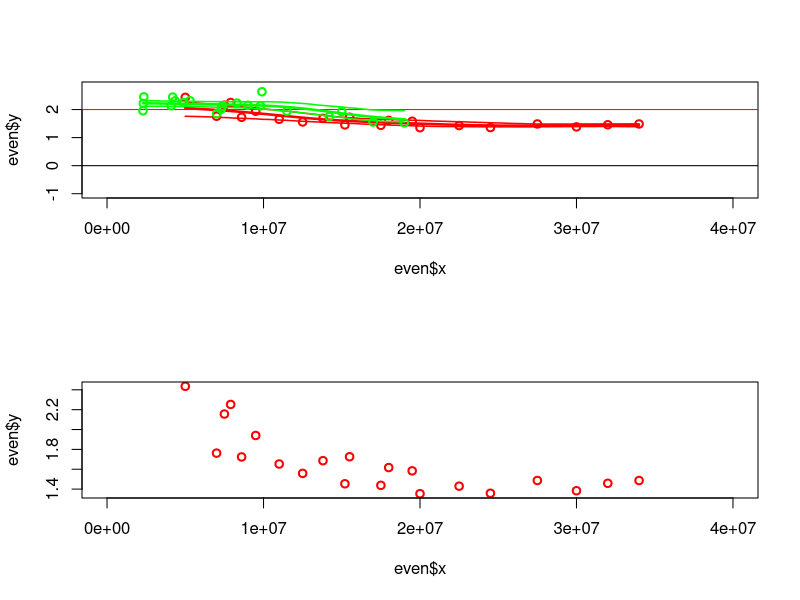

Write R code to recreate this figure.
evenR<-c(5*10^6,7.0*10^6,7.5*10^6,7.9*10^6,8.6*10^6,9.5*10^6,1.1*10^7,1.8*10^7,1.25*10^7,1.38*10^7,1.52*10^7,1.55*10^7,1.75*10^7,1.95*10^7,2.00*10^7,2.25*10^7,2.45*10^7,2.75*10^7,3*10^7,3.2*10^7,3.4*10^7)
evenW<-c(2.4354,1.7624,2.156,2.25263,1.724,1.94,1.6528,1.6169,1.5586,1.68638,1.45368,1.7258,1.438,1.58396,1.35369,1.42963,1.3583,1.48683,1.38368,1.45863,1.48645)
oddR<-c(2.3*10^6,2.32*10^6,2.35*10^6,4.1*10^6,4.2*10^6,4.35*10^6,4.9*10^6,5.3*10^6,7*10^6,7.3*10^6,7.35*10^6,8.3*10^6,9*10^6,9.8*10^6,9.9*10^6,1.15*10^7,1.42*10^7,1.5*10^7,1.7*10^7,1.9*10^7)
oddW<-c(1.95564,2.221,2.454,2.135,2.445,2.312,2.25123,2.3135,1.850,2.013215,2.1185,2.23135,2.15155,2.13145,2.6364,1.94264,1.7483,1.928546,1.55364,1.5253)
odd<-data.frame(x=oddR,y=oddW)
even<-data.frame(x=evenR,y=evenW)
pooled<-data.frame(x=c(evenR,oddR),y=c(evenW,oddW))
par(mfrow=c(2,1))
n=length(even$x)
plot(even$x,even$y,ylim=c(-1,2.83),xlim=c(0*10^6,4*10^7),col="red",lwd=2)
T<-ksmooth(even$x/10^7,even$y,"normal",bandwidth=0.87,n.points=200)
lines(T$x*10^7,T$y,col="red",lwd=2.5)
D<-T$y[2:200]-T$y[1:199]

lines(c(-4*10**8,4*10**8),c(2,2),col="red")
B=1000
M=matrix(NA,200,B)
for (i in seq(1:B)){
permutation<-sample(1:n, replace=TRUE)
X=even$x[permutation[1:n]]
Y=even$y[permutation[1:n]]
M[1:200,i]<-ksmooth(X/10^7,Y,"normal",bandwidth=0.87,n.points=200)$y}
N=M[2:200,]-M[1:199,]
M=apply(M,1,sort)
N=apply(N,1,sort)
Upper=M[round(0.975*B),]
Lower=M[round(0.025*B),]
DUpper=N[round(0.975*B),]
DLower=N[round(0.025*B),]
lines(T$x*10^7,Lower,col="red",lwd=1.5)
lines(T$x*10^7,Upper,col="red",lwd=1.5)


points(odd$x,odd$y,col="green",lwd=2)
T<-ksmooth(odd$x/10^7,odd$y,"normal",bandwidth=0.87,n.points=200)
lines(T$x*10^7,T$y,col="green",lwd=2.5)
D<-T$y[2:200]-T$y[1:199]

lines(c(-4*10**8,4*10**8),c(0,0),col="black")
B=1000
n=length(odd$x)
M=matrix(NA,200,B)
for (i in seq(1:B)){
permutation<-sample(1:n, replace=TRUE)
X=odd$x[permutation[1:n]]
Y=odd$y[permutation[1:n]]
M[1:200,i]<-ksmooth(X/10^7,Y,"normal",bandwidth=0.87,n.points=200,range.x = range(odd$x/10^7))$y}
N=M[2:200,]-M[1:199,]
M=apply(M,1,sort)
N=apply(N,1,sort)

Upper=M[round(0.975*B),]
Lower=M[round(0.025*B),]
DUpper=N[round(0.975*B),]
DLower=N[round(0.025*B),]
lines(T$x*10^7,Lower,col="green",lwd=1.5)
lines(T$x*10^7,Upper,col="green",lwd=1.5)

plot(even$x,even$y,xlim=c(0*10^6,4*10^7),col="red",lwd=2)
lines(T$x[1:199]*10**7,D,col="orange",lwd=2.5)
lines(T$x[1:199]*10**7,DUpper,col="orange",lwd=1.5)
lines(T$x[1:199]*10**7,DLower,col="orange",lwd=1.5)
lines(T$x[1:199]*10**7,D,col="cyan",lwd=2.5)
lines(T$x[1:199]*10**7,DUpper,col="cyan",lwd=1.5)
lines(T$x[1:199]*10**7,DLower,col="cyan",lwd=1.5)



